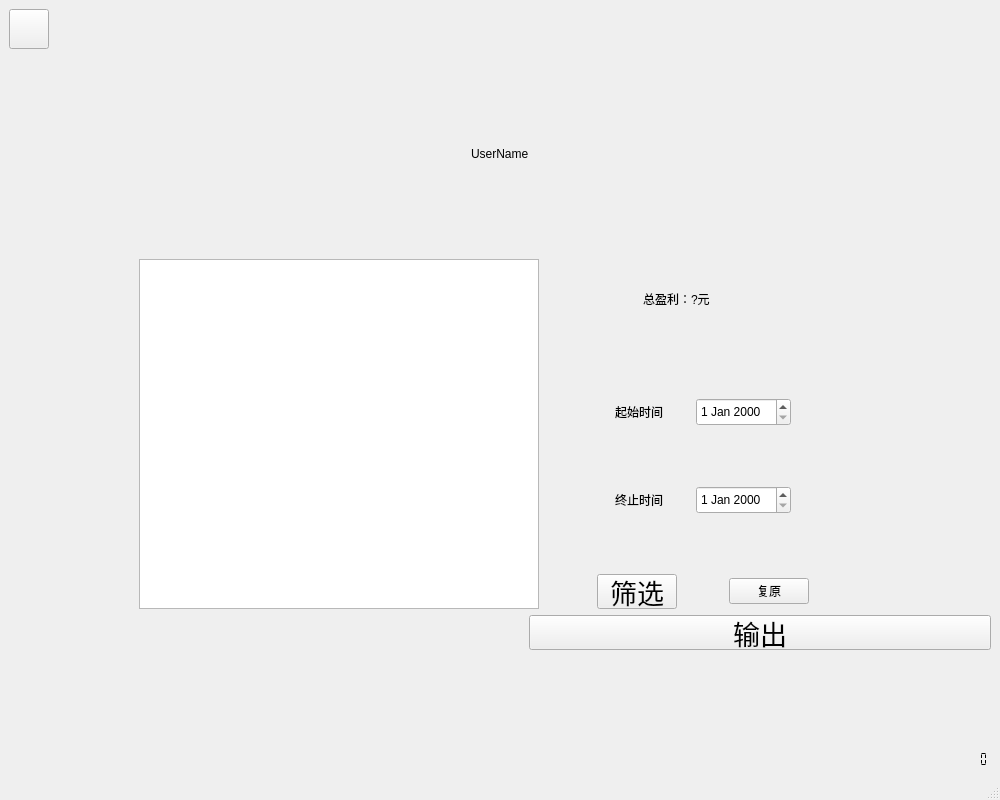
<?xml version="1.0" encoding="UTF-8"?>
<ui version="4.0">
 <class>ShopSearchWindow</class>
 <widget class="QMainWindow" name="ShopSearchWindow">
  <property name="geometry">
   <rect>
    <x>0</x>
    <y>0</y>
    <width>1000</width>
    <height>800</height>
   </rect>
  </property>
  <property name="minimumSize">
   <size>
    <width>1000</width>
    <height>800</height>
   </size>
  </property>
  <property name="windowTitle">
   <string>MainWindow</string>
  </property>
  <widget class="QWidget" name="centralwidget">
   <layout class="QGridLayout" name="gridLayout_2">
    <item row="0" column="1">
     <spacer name="verticalSpacer_3">
      <property name="orientation">
       <enum>Qt::Vertical</enum>
      </property>
      <property name="sizeHint" stdset="0">
       <size>
        <width>20</width>
        <height>108</height>
       </size>
      </property>
     </spacer>
    </item>
    <item row="0" column="0">
     <layout class="QVBoxLayout" name="verticalLayout">
      <item>
       <layout class="QHBoxLayout" name="horizontalLayout_4">
        <item>
         <widget class="QPushButton" name="BackButton">
          <property name="minimumSize">
           <size>
            <width>40</width>
            <height>40</height>
           </size>
          </property>
          <property name="maximumSize">
           <size>
            <width>40</width>
            <height>40</height>
           </size>
          </property>
          <property name="styleSheet">
           <string notr="true">font: 36pt &quot;.SF NS Text&quot;;</string>
          </property>
          <property name="text">
           <string/>
          </property>
          <property name="icon">
           <iconset>
            <normaloff>../../Downloads/返回.png</normaloff>../../Downloads/返回.png</iconset>
          </property>
         </widget>
        </item>
        <item>
         <spacer name="horizontalSpacer_7">
          <property name="orientation">
           <enum>Qt::Horizontal</enum>
          </property>
          <property name="sizeHint" stdset="0">
           <size>
            <width>40</width>
            <height>20</height>
           </size>
          </property>
         </spacer>
        </item>
       </layout>
      </item>
      <item>
       <spacer name="verticalSpacer">
        <property name="orientation">
         <enum>Qt::Vertical</enum>
        </property>
        <property name="sizeHint" stdset="0">
         <size>
          <width>20</width>
          <height>40</height>
         </size>
        </property>
       </spacer>
      </item>
     </layout>
    </item>
    <item row="3" column="2">
     <spacer name="verticalSpacer_4">
      <property name="orientation">
       <enum>Qt::Vertical</enum>
      </property>
      <property name="sizeHint" stdset="0">
       <size>
        <width>20</width>
        <height>107</height>
       </size>
      </property>
     </spacer>
    </item>
    <item row="1" column="0" colspan="4">
     <layout class="QHBoxLayout" name="horizontalLayout_8">
      <item>
       <spacer name="horizontalSpacer_13">
        <property name="orientation">
         <enum>Qt::Horizontal</enum>
        </property>
        <property name="sizeHint" stdset="0">
         <size>
          <width>40</width>
          <height>20</height>
         </size>
        </property>
       </spacer>
      </item>
      <item>
       <layout class="QGridLayout" name="gridLayout">
        <property name="verticalSpacing">
         <number>80</number>
        </property>
        <item row="0" column="0" colspan="2">
         <layout class="QHBoxLayout" name="horizontalLayout">
          <item>
           <spacer name="horizontalSpacer">
            <property name="orientation">
             <enum>Qt::Horizontal</enum>
            </property>
            <property name="sizeHint" stdset="0">
             <size>
              <width>40</width>
              <height>20</height>
             </size>
            </property>
           </spacer>
          </item>
          <item>
           <widget class="QLabel" name="UserName">
            <property name="minimumSize">
             <size>
              <width>0</width>
              <height>50</height>
             </size>
            </property>
            <property name="maximumSize">
             <size>
              <width>16777215</width>
              <height>50</height>
             </size>
            </property>
            <property name="styleSheet">
             <string notr="true">font: 36pt &quot;.SF NS Text&quot;;</string>
            </property>
            <property name="text">
             <string>UserName</string>
            </property>
           </widget>
          </item>
          <item>
           <spacer name="horizontalSpacer_2">
            <property name="orientation">
             <enum>Qt::Horizontal</enum>
            </property>
            <property name="sizeHint" stdset="0">
             <size>
              <width>40</width>
              <height>20</height>
             </size>
            </property>
           </spacer>
          </item>
         </layout>
        </item>
        <item row="1" column="0">
         <widget class="QTableWidget" name="tableWidget">
          <property name="minimumSize">
           <size>
            <width>400</width>
            <height>350</height>
           </size>
          </property>
          <property name="maximumSize">
           <size>
            <width>400</width>
            <height>350</height>
           </size>
          </property>
         </widget>
        </item>
        <item row="1" column="1">
         <layout class="QGridLayout" name="gridLayout_3">
          <property name="verticalSpacing">
           <number>60</number>
          </property>
          <item row="0" column="0">
           <layout class="QHBoxLayout" name="horizontalLayout_2">
            <item>
             <spacer name="horizontalSpacer_9">
              <property name="orientation">
               <enum>Qt::Horizontal</enum>
              </property>
              <property name="sizeHint" stdset="0">
               <size>
                <width>98</width>
                <height>20</height>
               </size>
              </property>
             </spacer>
            </item>
            <item>
             <widget class="QLabel" name="money">
              <property name="minimumSize">
               <size>
                <width>100</width>
                <height>28</height>
               </size>
              </property>
              <property name="styleSheet">
               <string notr="true">font: 20pt &quot;.SF NS Text&quot;;</string>
              </property>
              <property name="text">
               <string>总盈利：?元</string>
              </property>
             </widget>
            </item>
            <item>
             <spacer name="horizontalSpacer_10">
              <property name="orientation">
               <enum>Qt::Horizontal</enum>
              </property>
              <property name="sizeHint" stdset="0">
               <size>
                <width>118</width>
                <height>20</height>
               </size>
              </property>
             </spacer>
            </item>
           </layout>
          </item>
          <item row="1" column="0">
           <layout class="QHBoxLayout" name="horizontalLayout_3">
            <item>
             <spacer name="horizontalSpacer_3">
              <property name="orientation">
               <enum>Qt::Horizontal</enum>
              </property>
              <property name="sizeHint" stdset="0">
               <size>
                <width>40</width>
                <height>20</height>
               </size>
              </property>
             </spacer>
            </item>
            <item>
             <widget class="QLabel" name="StartLabel">
              <property name="minimumSize">
               <size>
                <width>81</width>
                <height>28</height>
               </size>
              </property>
              <property name="styleSheet">
               <string notr="true">font: 20pt &quot;.SF NS Text&quot;;</string>
              </property>
              <property name="text">
               <string>起始时间</string>
              </property>
             </widget>
            </item>
            <item>
             <widget class="QDateEdit" name="StartDateEdit">
              <property name="minimumSize">
               <size>
                <width>0</width>
                <height>28</height>
               </size>
              </property>
              <property name="maximumSize">
               <size>
                <width>16777215</width>
                <height>28</height>
               </size>
              </property>
             </widget>
            </item>
            <item>
             <spacer name="horizontalSpacer_4">
              <property name="orientation">
               <enum>Qt::Horizontal</enum>
              </property>
              <property name="sizeHint" stdset="0">
               <size>
                <width>40</width>
                <height>20</height>
               </size>
              </property>
             </spacer>
            </item>
           </layout>
          </item>
          <item row="2" column="0">
           <layout class="QHBoxLayout" name="horizontalLayout_6">
            <item>
             <spacer name="horizontalSpacer_5">
              <property name="orientation">
               <enum>Qt::Horizontal</enum>
              </property>
              <property name="sizeHint" stdset="0">
               <size>
                <width>40</width>
                <height>20</height>
               </size>
              </property>
             </spacer>
            </item>
            <item>
             <widget class="QLabel" name="FinishLabel">
              <property name="minimumSize">
               <size>
                <width>81</width>
                <height>28</height>
               </size>
              </property>
              <property name="styleSheet">
               <string notr="true">font: 20pt &quot;.SF NS Text&quot;;</string>
              </property>
              <property name="text">
               <string>终止时间</string>
              </property>
             </widget>
            </item>
            <item>
             <widget class="QDateEdit" name="FinishDateEdit">
              <property name="minimumSize">
               <size>
                <width>0</width>
                <height>28</height>
               </size>
              </property>
              <property name="maximumSize">
               <size>
                <width>16777215</width>
                <height>28</height>
               </size>
              </property>
             </widget>
            </item>
            <item>
             <spacer name="horizontalSpacer_6">
              <property name="orientation">
               <enum>Qt::Horizontal</enum>
              </property>
              <property name="sizeHint" stdset="0">
               <size>
                <width>40</width>
                <height>20</height>
               </size>
              </property>
             </spacer>
            </item>
           </layout>
          </item>
          <item row="3" column="0">
           <layout class="QHBoxLayout" name="horizontalLayout_7">
            <item>
             <spacer name="horizontalSpacer_11">
              <property name="orientation">
               <enum>Qt::Horizontal</enum>
              </property>
              <property name="sizeHint" stdset="0">
               <size>
                <width>40</width>
                <height>20</height>
               </size>
              </property>
             </spacer>
            </item>
            <item>
             <widget class="QPushButton" name="FilterButton">
              <property name="minimumSize">
               <size>
                <width>0</width>
                <height>35</height>
               </size>
              </property>
              <property name="maximumSize">
               <size>
                <width>16777215</width>
                <height>35</height>
               </size>
              </property>
              <property name="font">
               <font>
                <family>.SF NS Text</family>
                <pointsize>20</pointsize>
                <weight>50</weight>
                <italic>false</italic>
                <bold>false</bold>
               </font>
              </property>
              <property name="styleSheet">
               <string notr="true">font: 20pt &quot;.SF NS Text&quot;;</string>
              </property>
              <property name="text">
               <string>筛选</string>
              </property>
             </widget>
            </item>
            <item>
             <spacer name="horizontalSpacer_15">
              <property name="orientation">
               <enum>Qt::Horizontal</enum>
              </property>
              <property name="sizeHint" stdset="0">
               <size>
                <width>40</width>
                <height>20</height>
               </size>
              </property>
             </spacer>
            </item>
            <item>
             <widget class="QPushButton" name="ResetButton">
              <property name="text">
               <string>复原</string>
              </property>
             </widget>
            </item>
            <item>
             <spacer name="horizontalSpacer_12">
              <property name="orientation">
               <enum>Qt::Horizontal</enum>
              </property>
              <property name="sizeHint" stdset="0">
               <size>
                <width>40</width>
                <height>20</height>
               </size>
              </property>
             </spacer>
            </item>
           </layout>
          </item>
         </layout>
        </item>
       </layout>
      </item>
      <item>
       <spacer name="horizontalSpacer_14">
        <property name="orientation">
         <enum>Qt::Horizontal</enum>
        </property>
        <property name="sizeHint" stdset="0">
         <size>
          <width>40</width>
          <height>20</height>
         </size>
        </property>
       </spacer>
      </item>
     </layout>
    </item>
    <item row="3" column="3">
     <layout class="QVBoxLayout" name="verticalLayout_2">
      <item>
       <spacer name="verticalSpacer_2">
        <property name="orientation">
         <enum>Qt::Vertical</enum>
        </property>
        <property name="sizeHint" stdset="0">
         <size>
          <width>20</width>
          <height>40</height>
         </size>
        </property>
       </spacer>
      </item>
      <item>
       <layout class="QHBoxLayout" name="horizontalLayout_5">
        <item>
         <spacer name="horizontalSpacer_8">
          <property name="orientation">
           <enum>Qt::Horizontal</enum>
          </property>
          <property name="sizeHint" stdset="0">
           <size>
            <width>40</width>
            <height>20</height>
           </size>
          </property>
         </spacer>
        </item>
        <item>
         <widget class="QLCDNumber" name="Time">
          <property name="minimumSize">
           <size>
            <width>140</width>
            <height>20</height>
           </size>
          </property>
          <property name="maximumSize">
           <size>
            <width>140</width>
            <height>20</height>
           </size>
          </property>
          <property name="styleSheet">
           <string notr="true">font: 13pt &quot;Arial&quot;;</string>
          </property>
          <property name="frameShape">
           <enum>QFrame::NoFrame</enum>
          </property>
          <property name="digitCount">
           <number>19</number>
          </property>
          <property name="segmentStyle">
           <enum>QLCDNumber::Flat</enum>
          </property>
         </widget>
        </item>
       </layout>
      </item>
     </layout>
    </item>
    <item row="2" column="3">
     <widget class="QPushButton" name="ExportButton">
      <property name="minimumSize">
       <size>
        <width>0</width>
        <height>35</height>
       </size>
      </property>
      <property name="maximumSize">
       <size>
        <width>16777215</width>
        <height>35</height>
       </size>
      </property>
      <property name="font">
       <font>
        <family>.SF NS Text</family>
        <pointsize>20</pointsize>
        <weight>50</weight>
        <italic>false</italic>
        <bold>false</bold>
       </font>
      </property>
      <property name="styleSheet">
       <string notr="true">font: 20pt &quot;.SF NS Text&quot;;</string>
      </property>
      <property name="text">
       <string>输出</string>
      </property>
     </widget>
    </item>
   </layout>
  </widget>
  <widget class="QMenuBar" name="menubar">
   <property name="geometry">
    <rect>
     <x>0</x>
     <y>0</y>
     <width>1000</width>
     <height>26</height>
    </rect>
   </property>
  </widget>
  <widget class="QStatusBar" name="statusbar"/>
 </widget>
 <resources/>
 <connections/>
</ui>
